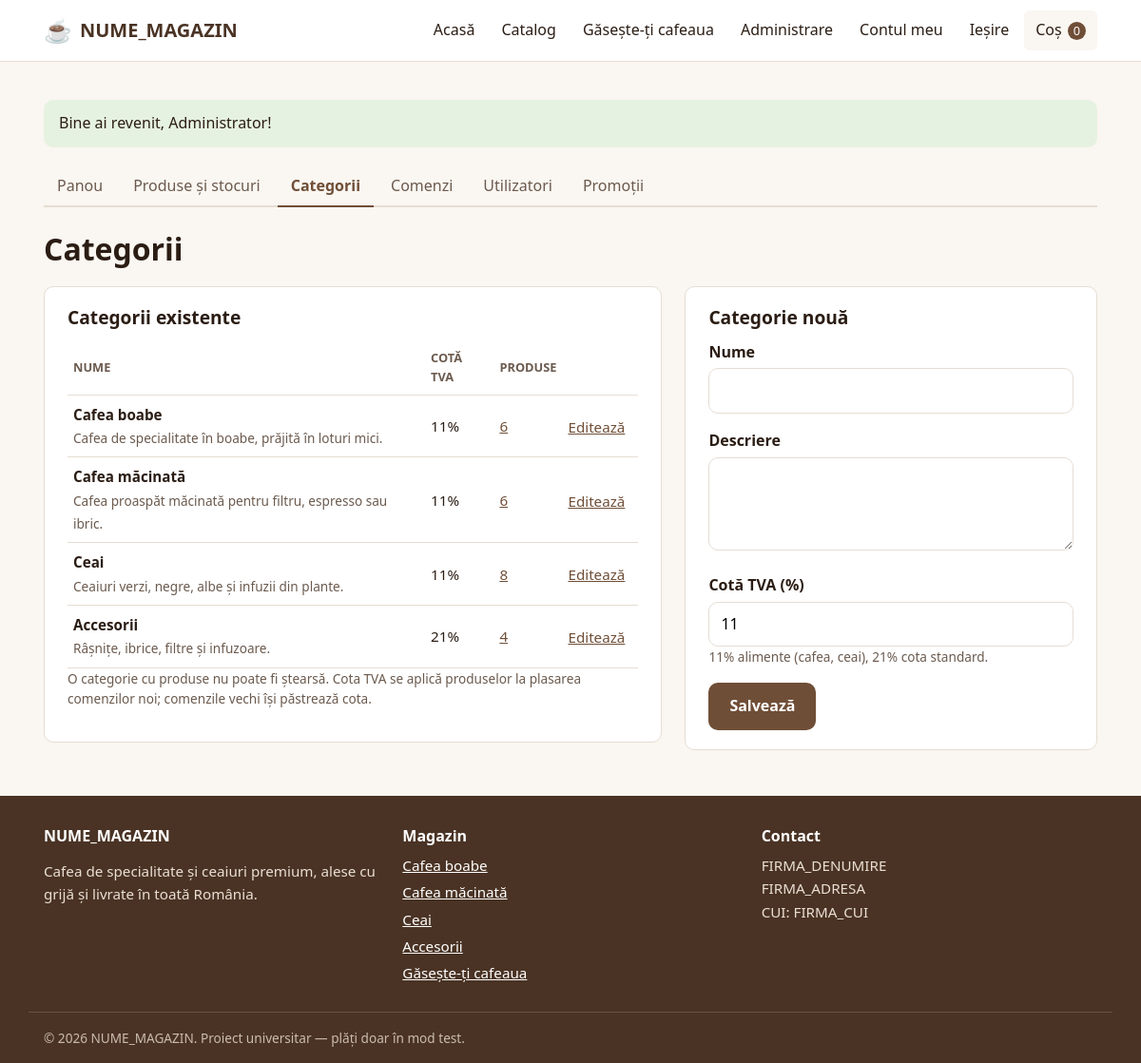
The page /admin/categorii.php (signed in) on the database its author committed.
### tables this page shows
CREATE TABLE categorii (
    id        INT UNSIGNED AUTO_INCREMENT PRIMARY KEY,
    nume      VARCHAR(100) NOT NULL UNIQUE,
    descriere TEXT,
    cota_tva  DECIMAL(5,2) NOT NULL DEFAULT 21.00,
    CONSTRAINT chk_categorii_tva CHECK (cota_tva >= 0 AND cota_tva <= 100)
);

### includes/db.php (called while the page is built, shortened)
<?php
function db(): PDO
{
    static $pdo = null;
    if ($pdo === null) {
        $dsn = 'mysql:host=' . DB_HOST . ';dbname=' . DB_NUME . ';charset=utf8mb4';
        $optiuni = [
            PDO::ATTR_ERRMODE            => PDO::ERRMODE_EXCEPTION,
            PDO::ATTR_DEFAULT_FETCH_MODE => PDO::FETCH_ASSOC,
            PDO::ATTR_EMULATE_PREPARES   => false,
        ];
        try {
            $pdo = new PDO($dsn, DB_UTILIZATOR, DB_PAROLA, $optiuni);
        } catch (PDOException $e) {
            http_response_code(500);
            exit(MOD_DEZVOLTARE
                ? 'Eroare conexiune DB: ' . htmlspecialchars($e->getMessage())
                : 'Serviciul este temporar indisponibil. Încercați mai târziu.');
        }
    }
    return $pdo;
}

### admin/categorii.php (the view, shortened to what this page needs)
<?php
$editId = filter_input(INPUT_GET, 'id', FILTER_VALIDATE_INT, ['options' => ['min_range' => 1]]) ?: null;
$form   = ['nume' => '', 'descriere' => '', 'cota_tva' => '11'];
$categorii = db()->query(
    'SELECT c.id, c.nume, c.descriere, c.cota_tva, COUNT(p.id) AS nr_produse
       FROM categorii c LEFT JOIN produse p ON p.categorie_id = c.id
      GROUP BY c.id, c.nume, c.descriere, c.cota_tva
      ORDER BY c.id'
)->fetchAll();
require __DIR__ . '/../includes/header.php';
require __DIR__ . '/../includes/admin_meniu.php';
?>
<h1>Categorii</h1>
<div class="checkout">
    <section class="card">
        <h2>Categorii existente</h2>
        <table class="tabel-simplu">
            <thead>
                <tr><th scope="col">Nume</th><th scope="col">Cotă TVA</th><th scope="col">Produse</th><th scope="col"><span class="vizual-ascuns">Acțiuni</span></th></tr>
            </thead>
            <tbody>
            <?php foreach ($categorii as $c): ?>
                <tr<?= $editId === (int)$c['id'] ? ' class="rand-selectat"' : '' ?>>
                    <td><strong><?= e($c['nume']) ?></strong><?php if ($c['descriere']): ?><br><span class="nota"><?= e($c['descriere']) ?></span><?php endif; ?></td>
                    <td><?= (float)$c['cota_tva'] + 0 ?>%</td>
                    <td><a href="<?= e(url('admin/produse.php?categorie=' . $c['id'])) ?>"><?= (int)$c['nr_produse'] ?></a></td>
                    <td class="actiuni">
                        <a href="<?= e(url('admin/categorii.php?id=' . $c['id'])) ?>">Editează</a>
                    </td>
                </tr>
            <?php endforeach; ?>
            </tbody>
        </table>
        <p class="nota">O categorie cu produse nu poate fi ștearsă. Cota TVA se aplică produselor la plasarea comenzilor noi; comenzile vechi își păstrează cota.</p>
    </section>
    <section class="card">
        <h2><?= $editId ? 'Editează categoria' : 'Categorie nouă' ?></h2>
        <form method="post" action="<?= e(url('admin/categorii.php' . ($editId ? '?id=' . $editId : ''))) ?>">
            <div class="camp">
                <label for="nume">Nume</label>
                <input id="nume" name="nume" value="<?= e($form['nume']) ?>" required maxlength="100">
            </div>
            <div class="camp">
                <label for="descriere">Descriere</label>
                <textarea id="descriere" name="descriere" rows="3"><?= e((string)$form['descriere']) ?></textarea>
            </div>
            <div class="camp">
                <label for="cota_tva">Cotă TVA (%)</label>
                <input id="cota_tva" name="cota_tva" inputmode="decimal" value="<?= e((string)$form['cota_tva']) ?>" required>
                <p class="nota">11% alimente (cafea, ceai), 21% cota standard.</p>
            </div>
            <div class="butoane-form">
                <button class="buton" type="submit">Salvează</button>
            </div>
        </form>
    </section>
</div>
<?php require __DIR__ . '/../includes/footer.php'; ?>

### includes/footer.php (shortened to what this page needs)
</main>
<footer class="subsol">
    <div class="container subsol__grila">
        <section>
            <h2 class="subsol__titlu"><?= e(NUME_MAGAZIN) ?></h2>
            <p>Cafea de specialitate și ceaiuri premium, alese cu grijă și livrate în toată România.</p>
        </section>
        <section>
            <h2 class="subsol__titlu">Magazin</h2>
            <ul class="subsol__lista">
                <?php foreach (categoriiMeniu() as $cat): ?>
                    <li><a href="<?= e(url('catalog.php?categorie=' . $cat['id'])) ?>"><?= e($cat['nume']) ?></a></li>
                <?php endforeach; ?>
                <li><a href="<?= e(url('quiz.php')) ?>">Găsește-ți cafeaua</a></li>
            </ul>
        </section>
        <section>
            <h2 class="subsol__titlu">Contact</h2>
            <address>
                <?= e(FIRMA_DENUMIRE) ?><br>
                <?= e(FIRMA_ADRESA) ?><br>
                CUI: <?= e(FIRMA_CUI) ?>
            </address>
        </section>
    </div>
    <p class="container subsol__copyright">
        &copy; <?= date('Y') ?> <?= e(NUME_MAGAZIN) ?>. Proiect universitar — plăți doar în mod test.
    </p>
</footer>
</body>
</html>

### assets/css/style.css (style rules this page uses)
:root { --culoare-fundal: #faf6f1; --culoare-suprafata: #ffffff; --culoare-text: #2b1d14; --culoare-text-slab: #6b5a4e; --culoare-primara: #6f4e37; --culoare-primara-inchisa: #4a3324; --culoare-accent: #5a7d4d; --culoare-bordura: #e6ddd3; --culoare-reducere: #b3261e; --culoare-succes-fundal: #e6f2e1; --culoare-eroare-fundal: #fbe7e5; --font: system-ui, -apple-system, "Segoe UI", Roboto, Ubuntu, sans-serif; --raza: 10px; --umbra: 0 2px 8px rgba(43, 29, 20, .08); --latime-max: 1140px; }
*, *::before, *::after { box-sizing: border-box; }
body { margin: 0; font-family: var(--font); font-size: 1rem; line-height: 1.6; color: var(--culoare-text); background: var(--culoare-fundal); display: flex; flex-direction: column; min-height: 100vh; }
a { color: var(--culoare-primara); }
h1, h2, h3 { line-height: 1.25; margin: 0 0 .6em; }
.container { width: 100%; max-width: var(--latime-max); margin: 0 auto; padding: 0 16px; }
.buton { display: inline-block; padding: 10px 20px; border: 2px solid var(--culoare-primara); border-radius: var(--raza); background: var(--culoare-primara); color: #fff; font: inherit; font-weight: 600; text-decoration: none; cursor: pointer; transition: background .15s, border-color .15s; }
.camp { margin-bottom: 16px; }
.camp label { display: block; font-weight: 600; margin-bottom: 4px; }
.camp input, .camp select, .camp textarea { width: 100%; padding: 10px 12px; font: inherit; border: 1px solid var(--culoare-bordura); border-radius: var(--raza); background: #fff; }
.subsol { background: var(--culoare-primara-inchisa); color: #eadfd4; padding-top: 32px; font-size: .95rem; }
.subsol a { color: #fff; }
.subsol__grila { display: grid; gap: 24px; grid-template-columns: repeat(auto-fit, minmax(200px, 1fr)); }
.subsol__titlu { font-size: 1rem; color: #fff; }
.subsol__lista { list-style: none; margin: 0; padding: 0; }
.subsol__lista li { margin-bottom: 4px; }
.subsol address { font-style: normal; }
.subsol__copyright { border-top: 1px solid rgba(255,255,255,.15); margin-top: 24px; padding-top: 16px; padding-bottom: 16px; font-size: .85rem; color: #cbbcae; }
.nota { font-size: .85rem; color: var(--culoare-text-slab); margin-top: 0; }
.card { background: var(--culoare-suprafata); border: 1px solid var(--culoare-bordura); border-radius: var(--raza); padding: 20px 24px; margin-bottom: 24px; }
.card h2 { font-size: 1.2rem; }
.checkout { display: grid; gap: 24px; align-items: start; }
@media (min-width: 900px) { .checkout { grid-template-columns: 3fr 2fr; } }
.checkout .card { margin-bottom: 0; }
.tabel-simplu, .tabel-tva { width: 100%; border-collapse: collapse; font-size: .95rem; }
.tabel-simplu th, .tabel-simplu td, .tabel-tva th, .tabel-tva td { padding: 8px 6px; text-align: left; border-bottom: 1px solid var(--culoare-bordura); }
.tabel-simplu thead th, .tabel-tva thead th { font-size: .8rem; text-transform: uppercase; color: var(--culoare-text-slab); }
.tabel-simplu td:not(:first-child), .tabel-tva td { white-space: nowrap; }
.card { overflow-x: auto; }
td.actiuni { white-space: nowrap; }
td.actiuni > a, td.actiuni > form { display: inline-block; vertical-align: middle; margin: 0 8px 0 0; }
.camp textarea { resize: vertical; }
.butoane-form { display: flex; gap: 12px; flex-wrap: wrap; margin-top: 8px; }

### rows shown on the page
categorii: nume "Cafea boabe", descriere "Cafea de specialitate în boabe, prăjită în loturi mici.", (float)$c['cota_tva'] + 0 "11", nr_produse "6"
categorii: nume "Cafea măcinată", descriere "Cafea proaspăt măcinată pentru filtru, espresso sau ibric.", (float)$c['cota_tva'] + 0 "11", nr_produse "6"
categorii: nume "Ceai", descriere "Ceaiuri verzi, negre, albe și infuzii din plante.", (float)$c['cota_tva'] + 0 "11", nr_produse "8"
categorii: nume "Accesorii", descriere "Râșnițe, ibrice, filtre și infuzoare.", (float)$c['cota_tva'] + 0 "21", nr_produse "4"

### other values the page prints
NUME_MAGAZIN "NUME_MAGAZIN"
$nrCos "0"
$mesaj['text'] "Bine ai revenit, Administrator!"
$eticheta "Panou"
$eticheta "Produse și stocuri"
$eticheta "Categorii"
$eticheta "Comenzi"
$eticheta "Utilizatori"
$eticheta "Promoții"
FIRMA_DENUMIRE "FIRMA_DENUMIRE"
FIRMA_ADRESA "FIRMA_ADRESA"
FIRMA_CUI "FIRMA_CUI"
